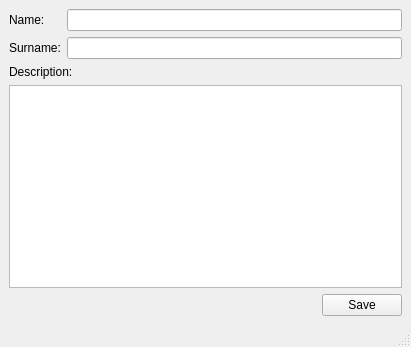
<?xml version="1.0" encoding="UTF-8"?>
<ui version="4.0">
 <class>MainWindow</class>
 <widget class="QMainWindow" name="MainWindow">
  <property name="geometry">
   <rect>
    <x>0</x>
    <y>0</y>
    <width>411</width>
    <height>347</height>
   </rect>
  </property>
  <property name="windowTitle">
   <string>MainWindow</string>
  </property>
  <widget class="QWidget" name="centralwidget">
   <layout class="QGridLayout" name="gridLayout">
    <item row="0" column="0">
     <widget class="QLabel" name="nameLabel">
      <property name="text">
       <string>Name:</string>
      </property>
     </widget>
    </item>
    <item row="0" column="1">
     <widget class="QLineEdit" name="nameEdit"/>
    </item>
    <item row="1" column="0">
     <widget class="QLabel" name="surnameLabel">
      <property name="text">
       <string>Surname:</string>
      </property>
     </widget>
    </item>
    <item row="1" column="1">
     <widget class="QLineEdit" name="surnameEdit"/>
    </item>
    <item row="2" column="0" colspan="2">
     <widget class="QLabel" name="descriptionLabel">
      <property name="text">
       <string>Description:</string>
      </property>
     </widget>
    </item>
    <item row="4" column="0" colspan="2">
     <layout class="QHBoxLayout" name="horizontalLayout">
      <item>
       <spacer name="horizontalSpacer">
        <property name="orientation">
         <enum>Qt::Horizontal</enum>
        </property>
        <property name="sizeHint" stdset="0">
         <size>
          <width>40</width>
          <height>20</height>
         </size>
        </property>
       </spacer>
      </item>
      <item>
       <widget class="QPushButton" name="saveButton">
        <property name="text">
         <string>Save</string>
        </property>
       </widget>
      </item>
     </layout>
    </item>
    <item row="3" column="0" colspan="2">
     <widget class="QTextEdit" name="descriptionEdit"/>
    </item>
   </layout>
  </widget>
  <widget class="QMenuBar" name="menubar">
   <property name="geometry">
    <rect>
     <x>0</x>
     <y>0</y>
     <width>411</width>
     <height>21</height>
    </rect>
   </property>
  </widget>
  <widget class="QStatusBar" name="statusbar"/>
 </widget>
 <resources/>
 <connections/>
</ui>
